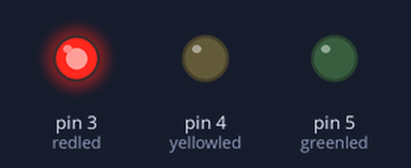
A sketch run on a simulated Arduino Uno, built with avr-gcc and run on an emulated ATmega328P. On the bench: output pins drawn as LEDs (lit = HIGH).

Above: at 1.5 s.
At 3.45 s:
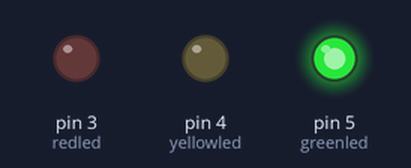
At 7.65 s:
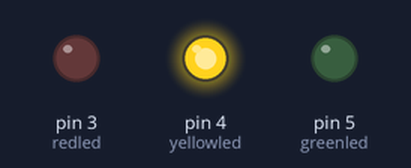
Timing chart, 0 to 9.0 s (numbered marks = the images above):
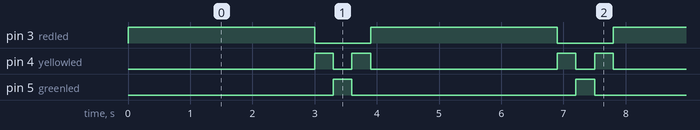

The sketch:

Traffic_light_2.ino
```cpp
int redled = 3;
int yellowled = 4;
int greenled = 5;

void setup() {
  pinMode (3, OUTPUT);
  pinMode (4, OUTPUT);
  pinMode (5,OUTPUT);

}

void loop() {
  digitalWrite(redled, 1);
  delay(3000);
  digitalWrite(redled, 0);
  digitalWrite(yellowled, 1);
  delay (300);
  digitalWrite(yellowled, 0);
  digitalWrite(greenled, 1);
    delay (300);
  digitalWrite(greenled, 0);
    digitalWrite(yellowled, 1);
  delay (300);
  digitalWrite(yellowled, 0);

}
```

Measured:
- by itself, pin 3 (redled): alternates HIGH for 3.0 s and LOW for 0.90 s
- by itself, pin 4 (yellowled): repeats every 3.9 s: LOW 0.30 s, HIGH 0.30 s, LOW 3.0 s, HIGH 0.30 s
- by itself, pin 5 (greenled): alternates HIGH for 0.30 s and LOW for 3.6 s
